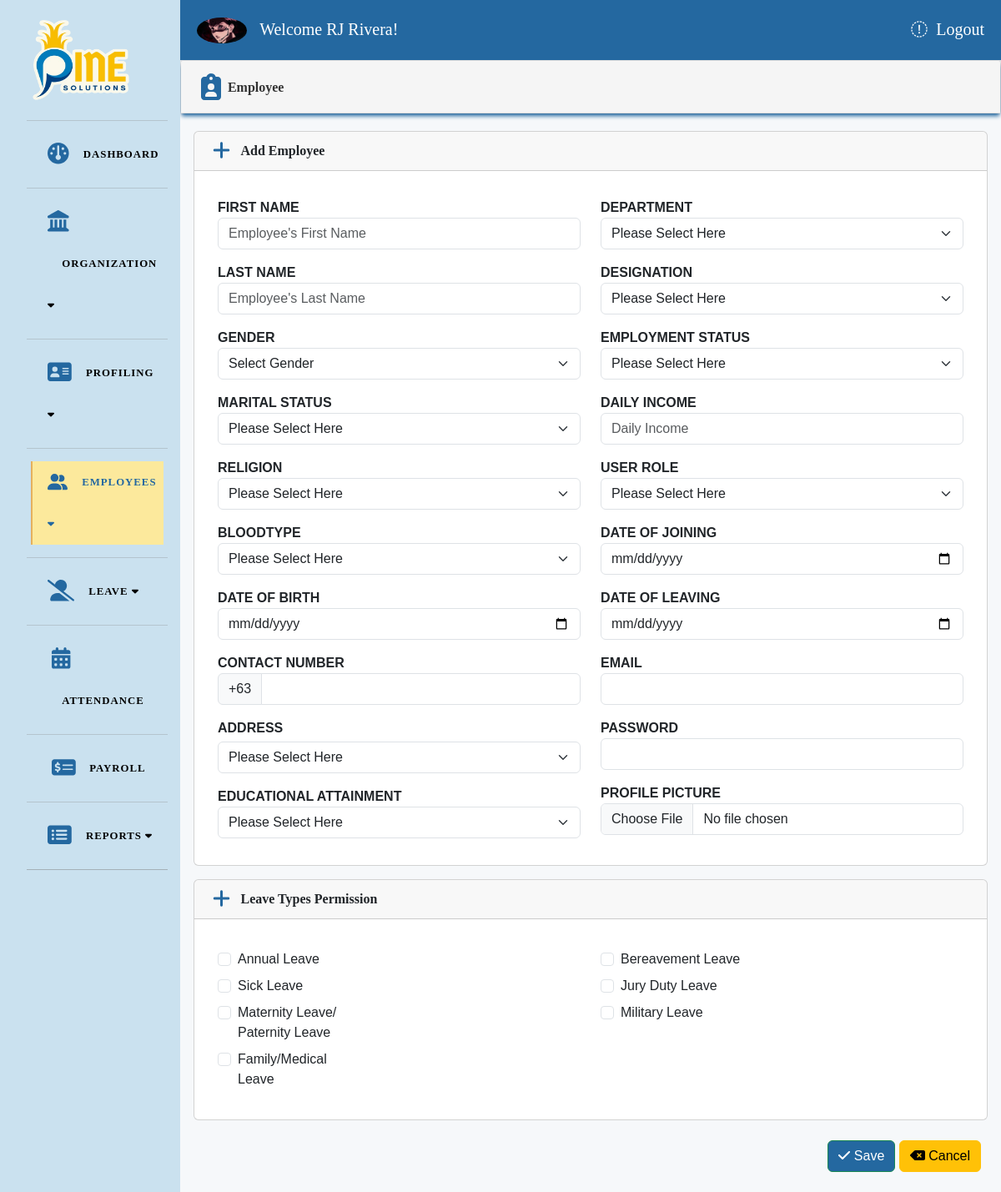
Screenshot of /em_add.php (signed in) with the database file from the repository.
### tables this page shows
CREATE TABLE `leave_type` (
  `lt_id` int(11) NOT NULL,
  `lt_code` varchar(11) NOT NULL,
  `lt_name` varchar(50) NOT NULL,
  `lt_description` text NOT NULL,
  `lt_credit` float NOT NULL,
  `lt_status` tinyint(1) NOT NULL DEFAULT 1,
  `date_created` datetime NOT NULL DEFAULT current_timestamp()
);

### em_add.php (the view, shortened to what this page needs)
<?php
include_once('./main.php');
?>
<form method="post" action="" enctype="multipart/form-data">
  <div class="panel panel-default">
    <div class="panel-heading" style="box-shadow: 0 4px 5px -1px #2468a0;">
      <strong>
        <span><strong style="font-family: 'Glacial Indifference'"><i class="fa-solid fa-clipboard-user fa-2xl" style="color: #2468a0;"></i>&nbsp;&nbsp;Employee</strong></span>
      </strong>
    </div>
  </div>
  <div class="card card-outline card-primary m-3">
    <div class="card-header">
      <div class="panel-heading" style="padding: 2px !important;">
        <strong>
          &nbsp;<span><strong style="font-family: 'Glacial Indiffernce'"><i class="fa-solid fa-plus fa-xl" style="color: #2468a0;"></i>&nbsp;&nbsp;&nbsp;Add Employee</span></strong>
      </div>
    </div>
    <div class="card-body">
      <div class="container-fluid">
        <div class="row">
          <div class="col-6">
            <div class="form-group mb-3">
              <label for="first_name" class="fw-bold text-uppercase">First Name</label>
              <input type="text" class="form-control" placeholder="Employee's First Name" name="first_name" id="first_name" aria-describedby="addon-wrapping" required>
            </div>
            <div class="form-group mb-3">
              <label for="last_name" class="fw-bold text-uppercase">Last Name</label>
              <input type="text" class="form-control" placeholder="Employee's Last Name" id="last_name" name="last_name" aria-describedby="addon-wrapping" required>
            </div>
            <div class="form-group mb-3">
              <label for="em_gender" class="fw-bold text-uppercase">Gender</label>
              <select class="form-select" id="em_gender" name="em_gender" required>
                <option selected disabled>Select Gender</option>
              </select>
            </div>
            <div class="form-group mb-3">
              <label for="ms_id" class="fw-bold text-uppercase">Marital Status</label>
              <select class="form-select" id="ms_id" name="ms_id" required>
                <option <?php echo (!isset($ms_id)) ? 'selected' : '' ?> disabled>Please Select Here</option>
              </select>
            </div>
            <div class="form-group mb-3">
              <label for="r_id" class="fw-bold text-uppercase">Religion</label>
              <select class="form-select" id="r_id" name="r_id" required>
                <option <?php echo (!isset($dep_id)) ? 'selected' : '' ?> disabled>Please Select Here</option>
              </select>
            </div>
            <div class="form-group mb-3">
              <label for="bt_id" class="fw-bold text-uppercase">Bloodtype</label>
              <select class="form-select" id="bt_id" name="bt_id" required>
                <option <?php echo (!isset($bt_id)) ? 'selected' : '' ?> disabled>Please Select Here</option>
              </select>
            </div>
            <div class="form-group mb-3">
              <label for="em_birthday" class="fw-bold text-uppercase">Date of Birth</label>
              <input type="date" name="em_birthday" id="em_birthday" class="form-control" aria-describedby="addon-wrapping" required>
            </div>
            <div class="form-group mb-3">
              <label for="em_phone" class="fw-bold text-uppercase">Contact Number</label>
              <div class="input-group">
                <span class="input-group-text">+63</span>
                <input type="text" name="em_phone" id="em_phone" class="form-control" aria-describedby="addon-wrapping" minlength="10" maxlength="10" oninput="limitInputLength(this, 10);" required>
              </div>
            </div>
            <div class="form-group mb-3">
              <label for="address_id" class="fw-bold text-uppercase mb-1 text-uppercase">Address</label>
              <select class="form-select" id="address_id" name="address_id" required>
                <option <?php echo (!isset($barangay)) ? 'selected' : '' ?> disabled>Please Select Here</option>
              </select>
            </div>
            <div class="form-group mb-3">
              <label for="edu_id" class="fw-bold  text-uppercase">Educational Attainment</label>
              <select class="form-select" id="edu_id" name="edu_id" required>
                <option <?php echo (!isset($edu_id)) ? 'selected' : '' ?> disabled>Please Select Here</option>
              </select>
            </div>
          </div>
          <div class="col-6">
            <div class="form-group mb-3">
              <label for="dep_id" class="fw-bold  text-uppercase">Department</label>
              <select class="form-select" id="dep_id" name="dep_id" required>
                <option <?php echo (!isset($dep_id)) ? 'selected' : '' ?> disabled>Please Select Here</option>
              </select>
            </div>
            <div class="form-group mb-3">
              <label for="des_id" class="fw-bold  text-uppercase">Designation</label>
              <select class="form-select" id="des_id" name="des_id" required>
                <option <?php echo (!isset($des_id)) ? 'selected' : '' ?> disabled>Please Select Here</option>
              </select>
            </div>
            <div class="form-group mb-3">
              <label for="es_id" class="fw-bold text-uppercase">Employment Status</label>
              <select class="form-select" id="es_id" name="es_id" required>
                <option <?php echo (!isset($user_id)) ? 'selected' : '' ?> disabled>Please Select Here</option>
              </select>
            </div>
            <div class="form-group mb-3">
              <label for="em_income" class="fw-bold text-uppercase">Daily Income</label>
              <input type="text" class="form-control" placeholder="Daily Income" name="em_income" id="em_income" aria-describedby="addon-wrapping" required>
            </div>
            <div class="form-group mb-3">
              <label for="user_id" class="fw-bold  text-uppercase">User Role</label>
              <select class="form-select" id="user_id" name="user_id" required>
                <option <?php echo (!isset($user_id)) ? 'selected' : '' ?> disabled>Please Select Here</option>
              </select>
            </div>
            <div class="form-group mb-3">
              <label for="em_joining_date" class="fw-bold  text-uppercase">Date of Joining</label>
              <input type="date" class="form-control" placeholder="" id="em_joining_date" aria-describedby="addon-wrapping" required>
            </div>
            <div class="form-group mb-3">
              <label for="em_contract_end" class="fw-bold  text-uppercase">Date of Leaving</label>
              <input type="date" class="form-control" placeholder="" id="em_contract_end" aria-describedby="addon-wrapping">
            </div>
            <div class="form-group mb-3">
              <label for="em_email" class="fw-bold text-uppercase">Email</label>
              <input type="email" class="form-control" placeholder="" id="em_email" aria-describedby="addon-wrapping">
            </div>
            <div class="form-group mb-3">
              <label for="em_password" class="fw-bold  text-uppercase">Password</label>
              <input type="text" class="form-control" placeholder="" id="em_password" aria-describedby="addon-wrapping">
            </div>
            <div class="form-group mb-3">
              <label for="em_profile_pic" class="fw-bold text-uppercase">Profile Picture</label>
              <input type="file" class="form-control" id="em_profile_pic" name="em_profile_pic" accept="image/*">
            </div>
          </div>
        </div>
      </div>
    </div>
  </div>
  <div class="card card-outline card-primary m-3">
    <div class="card-header">
      <div class="panel-heading" style="padding: 2px !important;">
        <strong>
          &nbsp;<span><strong style="font-family: 'Glacial Indiffernce'"><i class="fa-solid fa-plus fa-xl" style="color: #2468a0;"></i>&nbsp;&nbsp;&nbsp;Leave Types Permission</span></strong>
      </div>
    </div>
    <div class="card-body">
      <div class="container-fluid">
        <div class="row">
          <div class="col-12">
            <div class="form-group mb-3">
              <div class="row">
                <?php
                $leave_types_query = $conn->query("SELECT lt_id, lt_name, lt_credit FROM leave_type WHERE lt_status = 1");
                $total_leave_types = $leave_types_query->num_rows;
                $leave_types_per_column = ceil($total_leave_types / 2);
                $counter = 0;
                while ($leave_type = $leave_types_query->fetch_assoc()) {
                  if ($counter % $leave_types_per_column == 0) {
                    echo '<div class="col-md-6">';
                  }
                  echo '<div class="row">';
                  echo '<div class="col-5">';
                  echo '<div class="form-check my-1">';
                  echo '<input type="checkbox" id="leave_type_' . $leave_type['lt_id'] . '" name="leave_type_ids[]" value="' . $leave_type['lt_id'] . '" class="form-check-input leave-type-checkbox">';
                  echo '<label for="leave_type_' . $leave_type['lt_id'] . '" class="form-check-label">' . $leave_type['lt_name'] . '</label>';
                  echo '</div>';
                  echo '</div>';
                  echo '<div class="col-4 my-1">';
                  echo '</div>';
                  echo '</div>';
                  $counter++;
                  if ($counter % $leave_types_per_column == 0 || $counter == $total_leave_types) {
                    echo '</div>';
                  }
                }
                ?>
              </div>
            </div>
          </div>
        </div>
      </div>
    </div>
  </div>
  <div class="m-4 text-end">
    <button type="button" class="btn btn-success" data-toggle="modal" data-target="#exampleModalCenter" id="addEmployee" name="buttonSAVE" style="background-color: #2468a0;"><i class="fa-solid fa-check" style="color: #ffffff;">&nbsp;</i> Save
    </button>
    <a href="em_list.php" class="btn btn-warning" data-toggle="modal" data-target="#exampleModalCenter" id="btnClose" name="btnClose"><i class="fa-solid fa-delete-left" style="color: #000000"></i> Cancel</a>
  </div>
</form>

### css/navbar2.css (style rules this page uses)
div.dash_topnav, a { color: #fff; font-size: 20px; text-decoration: none; }
* { margin: 0; padding: 0; box-sizing: border-box; font-family: 'Poppins', sans-serif; }
a { color:black; text-decoration: none; }
.panel { margin-bottom: 20px; background-color: #fff; border: 1px solid transparent; border-radius: 4px; -webkit-box-shadow: 0 1px 1px rgba(0, 0, 0, .05); box-shadow: 0 1px 1px rgba(0, 0, 0, .05); }
.panel-heading { padding: 15px 15px; border-bottom: 1px solid transparent; border-top-left-radius: 3px; border-top-right-radius: 3px; }
.panel-default { border-color: #ddd; }
.panel-default > .panel-heading { color: #333; background-color: #f5f5f5; border-color: #ddd; }

### rows the page displays
leave_type: lt_name "Annual Leave"
leave_type: lt_name "Sick Leave"
leave_type: lt_name "Maternity Leave/ Paternity Leave"
leave_type: lt_name "Family/Medical Leave"
leave_type: lt_name "Bereavement Leave"
leave_type: lt_name "Jury Duty Leave"
leave_type: lt_name "Military Leave"

### other values shown
$_SESSION['s_first_name'] "RJ"
$_SESSION['s_last_name'] "Rivera"
